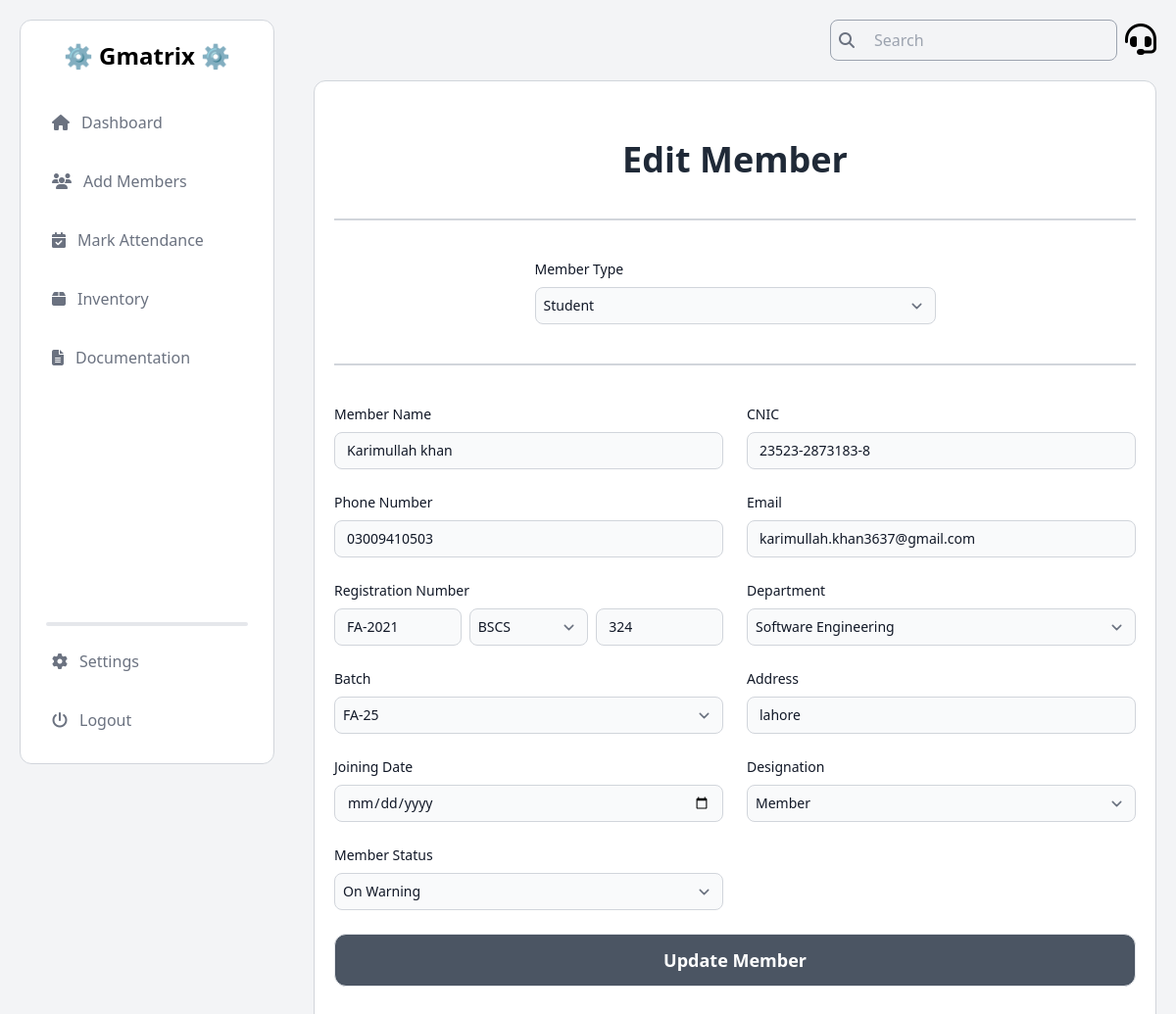
Page /edit-member/2/ (signed in) on the earlier database version.
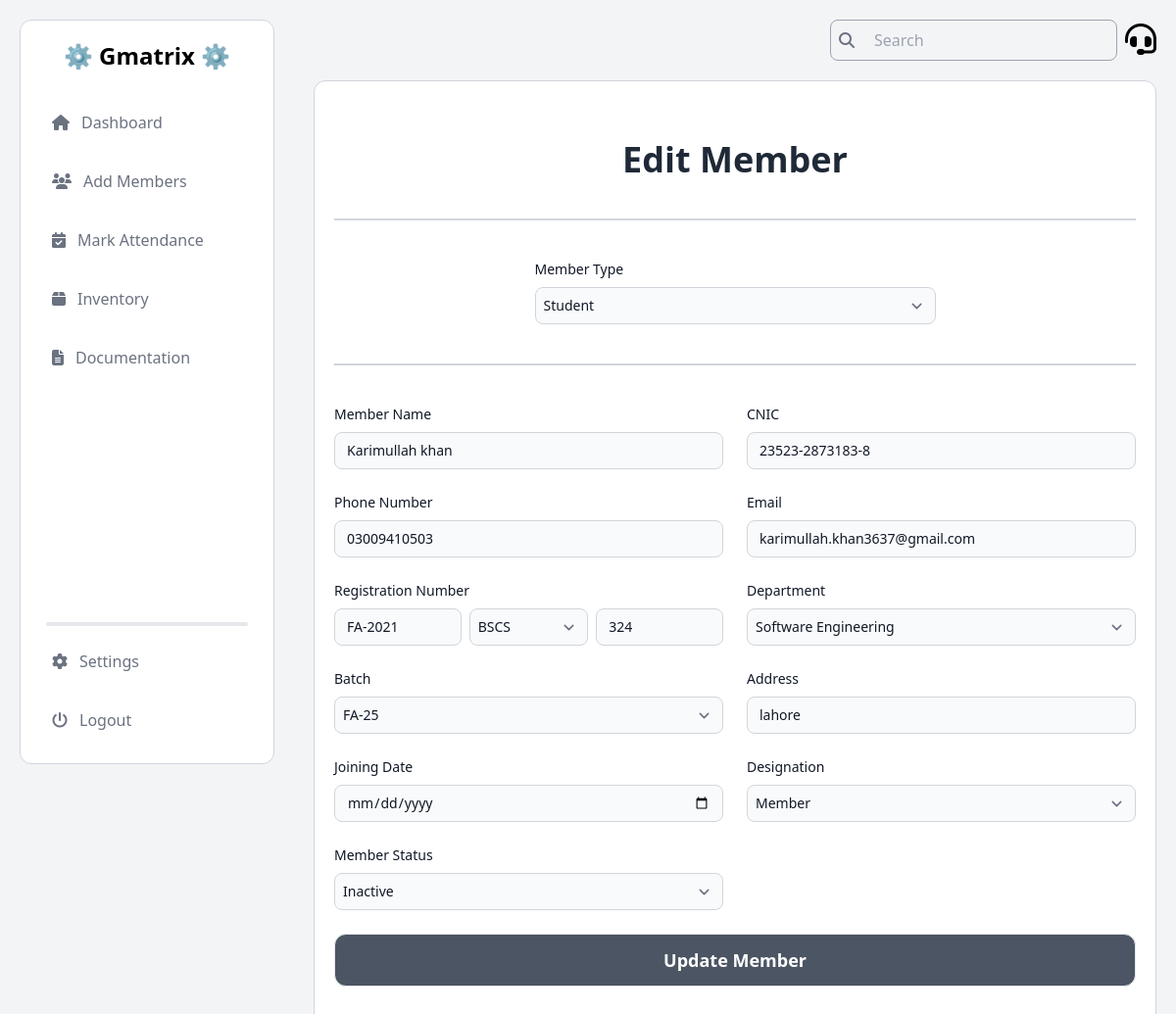
Same page on the later database version.
### Members/models.py (models this page shows, shortened)
class Member(models.Model):
    CATEGORY_CHOICES = [
        ('Student', 'Student'),
        ('Alumni', 'Alumni'),
    ]
    DEPARTMENT_CHOICES = [
        ('Computer Science', 'Computer Science'),
        ('Software Engineering', 'Software Engineering'),
        ('Information Technology', 'Information Technology'),
    ]
    DESIGNATION_CHOICES = [
        ('President', 'President'),
        ('Vice President', 'Vice President'),
        ('General Secretary', 'General Secretary'),
        ('Information Secretary', 'Information Secretary'),
        ('Finance Secretary', 'Finance Secretary'),
        ('Media Head', 'Media Head'),
        ('Event Head', 'Event Head'),
        ('Documentation Head', 'Documentation Head'),
        ('Member', 'Member'),
    ]
    BATCH_CHOICES = [
        ('SP-25', 'SP-25'),
        ('FA-25', 'FA-25'),
        ('SP-24', 'SP-24'),
        ('FA-24', 'FA-24'),
        ('FA-23', 'FA-23'),
        ('SP-23', 'SP-23'),
        ('FA-22', 'FA-22'),
        ('SP-22', 'SP-22'),
        ('FA-21', 'FA-21'),
        ('SP-21', 'SP-21'),
        ('FA-20', 'FA-20'),
        ('SP-20', 'SP-20'),
        ('FA-19', 'FA-19'),
        ('SP-19', 'SP-19'),
        ('FA-18', 'FA-18'),
        ('SP-18', 'SP-18'),
        ('FA-17', 'FA-17'),
        ('SP-17', 'SP-17'),
        ('FA-16', 'FA-16'),
        ('SP-16', 'SP-16'),
    ]
    STATUS_CHOICES = [
        ('Active', 'Active'),
        ('Inactive', 'Inactive'),
        ('On Warning', 'On Warning'),
        ('Terminated', 'Terminated'),
    ]
    category = models.CharField(max_length=10, choices=CATEGORY_CHOICES)
    name = models.CharField(max_length=100)
    cnic = models.CharField(max_length=15)
    phone_no = models.CharField(max_length=11)
    email = models.EmailField()
    batch_year = models.CharField(max_length=10, default='FA-23')
    dept_degree = models.CharField(max_length=10, default='BSCS')
    roll_num = models.CharField(max_length=10, default='000')
    department = models.CharField(max_length=50, choices=DEPARTMENT_CHOICES)
    batch = models.CharField(max_length=10, choices=BATCH_CHOICES, default='FA-23')
    address = models.CharField(max_length=255)
    joining_date = models.DateField()
    designation = models.CharField(max_length=50, choices=DESIGNATION_CHOICES)
    status = models.CharField(max_length=20, choices=STATUS_CHOICES, default='Inactive')

### Members/views.py (the view)
# urls.py: path('edit-member/<int:member_id>/', edit_member, name='edit_member'),
@login_required
def edit_member(request, member_id):
    member = get_object_or_404(Member, id=member_id)
    form = MemberForm(instance=member)
    if request.method == 'POST':
        form = MemberForm(request.POST, instance=member)
        if form.is_valid():
            form.save()
            messages.success(request, 'Member updated successfully.')
            return redirect(f"{reverse('edit_member', kwargs={'member_id': member.id})}?success=true")
    return render(request, 'Members/edit_member.html', {'form': form, 'member': member})

### Members/forms.py
class MemberForm(forms.ModelForm):
    class Meta:
        model = Member
        fields = ['category', 'name', 'cnic', 'phone_no', 'email', 'batch_year', 'dept_degree', 'roll_num', 'department', 'batch', 'address', 'joining_date', 'designation', 'status']
    def __init__(self, *args, **kwargs):
        super().__init__(*args, **kwargs)
        if not self.instance.pk and 'status' not in self.initial:
            self.fields['status'].initial = 'Inactive'

### Members/templates/Members/edit_member.html (shortened to what the changed rows need)
{% load static tailwind_tags %}
<!DOCTYPE html>
<html lang="en">
<head>
  <link rel="stylesheet" href="https://cdnjs.cloudflare.com/ajax/libs/font-awesome/6.6.0/css/all.min.css">
  <link rel="stylesheet" href="https://cdn.jsdelivr.net/npm/toastify-js/src/toastify.min.css">
  {% tailwind_css %}
</head>
<body class="flex bg-gray-100">
  <aside class="h-screen w-1/4 p-5 fixed">
    {% include "Dashboard/admin_nav.html" %}
  </aside>
  <section class="h-screen w-3/4 p-5 absolute inset-y-0 right-0">
    {% include "Dashboard/admin_header.html" %}
    <main class="mt-5 text-black bg-white rounded-xl border border-gray-300 px-5 py-10">
      <h1 class="mt-5 font-bold text-center text-4xl text-gray-800 mb-8">Edit Member</h1>
      <form id="memberForm" action="{% url 'edit_member' member.id %}" method="POST">
        <div class="w-1/2 mx-auto">
          <label class="block mb-2 text-sm font-medium text-gray-900">Member Type</label>
          <select name="category" id="category"
            class="bg-gray-50 p-2 placeholder-gray-400 border border-gray-300 text-gray-900 text-sm rounded-lg focus:ring-blue-500 focus:border-blue-500 block w-full">
            <option value="Student" {% if member.category == 'Student' %}selected{% endif %}>Student</option>
          </select>
        </div>
        <div class="grid gap-6 mb-6 md:grid-cols-2">
          <div>
            <label class="block mb-2 text-sm font-medium text-gray-900">Member Name</label>
            <input type="text" placeholder="Karimullah" name="name" value="{{ member.name }}" required
              class="bg-gray-50 placeholder-gray-400 border border-gray-300 text-gray-900 text-sm rounded-lg focus:ring-blue-500 focus:border-blue-500 block w-full" />
          </div>
          <div>
            <label class="block mb-2 text-sm font-medium text-gray-900">CNIC</label>
            <input type="text" placeholder="35201-1234567-8" name="cnic" value="{{ member.cnic }}" required id="cnicInput"
              class="bg-gray-50 placeholder-gray-400 border border-gray-300 text-gray-900 text-sm rounded-lg focus:ring-blue-500 focus:border-blue-500 block w-full" />
          </div>
          <div>
            <label class="block mb-2 text-sm font-medium text-gray-900">Phone Number</label>
            <input type="text" placeholder="03009410503" minlength="11" maxlength="11" name="phone_no" value="{{ member.phone_no }}" required
              class="bg-gray-50 placeholder-gray-400 border border-gray-300 text-gray-900 text-sm rounded-lg focus:ring-blue-500 focus:border-blue-500 block w-full" />
          </div>
          <div>
            <label class="block mb-2 text-sm font-medium text-gray-900">Email</label>
            <input type="email" placeholder="fa21-bscs-342@lgu.edu.pk" name="email" value="{{ member.email }}" required
              class="bg-gray-50 placeholder-gray-400 border border-gray-300 text-gray-900 text-sm rounded-lg focus:ring-blue-500 focus:border-blue-500 block w-full" />
          </div>
          <div id="reg_num">
            <div class="flex items-center">
              <input id="batch_year" type="text" placeholder="FA-2021" name="batch_year" value="{{ member.batch_year }}" oninput="formatBatchYear(this)"
                class="flex-1 mr-2 bg-gray-50 placeholder-gray-400 border border-gray-300 text-gray-900 text-sm rounded-lg focus:ring-blue-500 focus:border-blue-500 block w-full" />
              <select id="dept_degree" name="dept_degree" required
                class="flex-1 mr-2 p-2 bg-gray-50 border border-gray-300 text-gray-900 text-sm rounded-lg focus:ring-blue-500 focus:border-blue-500 block w-full">
                <option value="BSCS" {% if member.dept_degree == 'BSCS' %}selected{% endif %}>BSCS</option>
              </select>
              <input id="roll_num" type="text" placeholder="342" name="roll_num" value="{{ member.roll_num }}" oninput="formatRollNumber(this)"
                class="flex-1 bg-gray-50 placeholder-gray-400 border border-gray-300 text-gray-900 text-sm rounded-lg focus:ring-blue-500 focus:border-blue-500 block w-full" />
            </div>
          </div>
          <div>
            <label class="block mb-2 text-sm font-medium text-gray-900">Department</label>
            <select id="department" name="department"
              class="bg-gray-50 p-2 placeholder-gray-400 border border-gray-300 text-gray-900 text-sm rounded-lg focus:ring-blue-500 focus:border-blue-500 block w-full">
              <option value="Software Engineering" {% if member.department == 'Software Engineering' %}selected{% endif %}>Software Engineering</option>
            </select>
          </div>
          <div>
            <label class="block mb-2 text-sm font-medium text-gray-900">Batch</label>
            <select id="batch" name="batch"
              class="bg-gray-50 p-2 placeholder-gray-400 border border-gray-300 text-gray-900 text-sm rounded-lg focus:ring-blue-500 focus:border-blue-500 block w-full">
              <option value="FA-25" {% if member.batch == 'FA-25' %}selected{% endif %}>FA-25</option>
            </select>
          </div>
          <div>
            <label class="block mb-2 text-sm font-medium text-gray-900">Address</label>
            <input type="text" placeholder="Robotics Lab Old Building" name="address" value="{{ member.address }}" required
              class="bg-gray-50 placeholder-gray-400 border border-gray-300 text-gray-900 text-sm rounded-lg focus:ring-blue-500 focus:border-blue-500 block w-full" />
          </div>
      <div>
            <label class="block mb-2 text-sm font-medium text-gray-900">Joining Date</label>
            <input type="date" name="joining_date" value="{{ member.joining_date }}" required
              class="bg-gray-50 placeholder-gray-400 border border-gray-300 text-gray-900 text-sm rounded-lg focus:ring-blue-500 focus:border-blue-500 block w-full" />
          </div>
          <div>
            <label class="block mb-2 text-sm font-medium text-gray-900">Designation</label>
            <select name="designation" id="designation" required
              class="bg-gray-50 p-2 placeholder-gray-400 border border-gray-300 text-gray-900 text-sm rounded-lg focus:ring-blue-500 focus:border-blue-500 block w-full">
              <option value="Member" {% if member.designation == 'Member' %}selected{% endif %}>Member</option>
            </select>
          </div>
          <div>
            <label class="block mb-2 text-sm font-medium text-gray-900">Member Status</label>
            <select name="status" id="status"
              class="bg-gray-50 p-2 placeholder-gray-400 border border-gray-300 text-gray-900 text-sm rounded-lg focus:ring-blue-500 focus:border-blue-500 block w-full">
              <option value="Inactive" {% if member.status == 'Inactive' %}selected{% endif %}>Inactive</option>
              <option value="On Warning" {% if member.status == 'On Warning' %}selected{% endif %}>On Warning</option>
            </select>
          </div>
        </div>
      </form>
    </main>
  </section>
</body>
</html>

Differences in the rows shown:
changed Member "Student": status "On Warning" → "Inactive"
